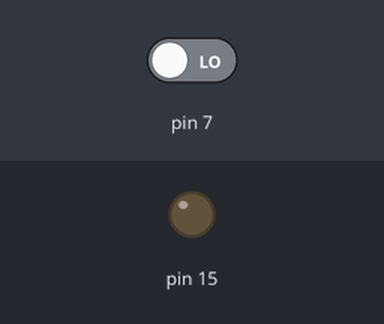
The sketch below on a simulated Arduino Uno, built with avr-gcc and run on an emulated ATmega328P. On the bench: output pins drawn as LEDs (lit = HIGH). The inputs (shaded band) are chosen by the test bench; at power-on: pin 7 LOW. What the sketch prints to the serial monitor is not drawn.

Above: at 1.2 s.
1.3 s: pin 7 driven HIGH
At 2.5 s:
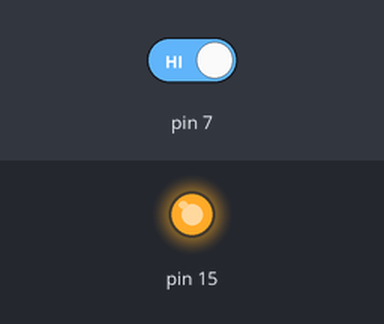
2.8 s: pin 7 driven LOW
At 3.8 s:
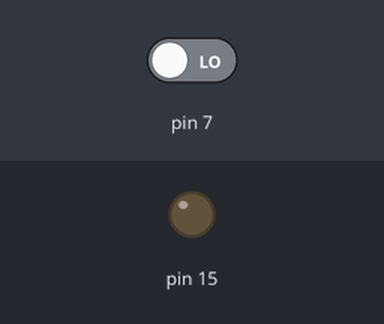
Timing chart, 0 to 5.8 s (numbered marks = the images above; inputs shaded):
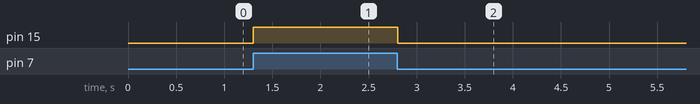

The sketch:

002_button_tightening_resistor.ino
```cpp
// стягивающий резистор
// 0 когда мы не нажимаем на кнопку
// 1 когда нажимаем на кнопку

void setup()
{
  pinMode(7, INPUT);
  pinMode(15, OUTPUT);
  Serial.begin(9600);
}

void loop()
{
  Serial.println(digitalRead(7));
  digitalWrite(15, digitalRead(7));

}
```

Measured:
- after the input at 1.3 s, pin 15: LOW → HIGH at once
- after the input at 2.8 s, pin 15: HIGH → LOW at once
